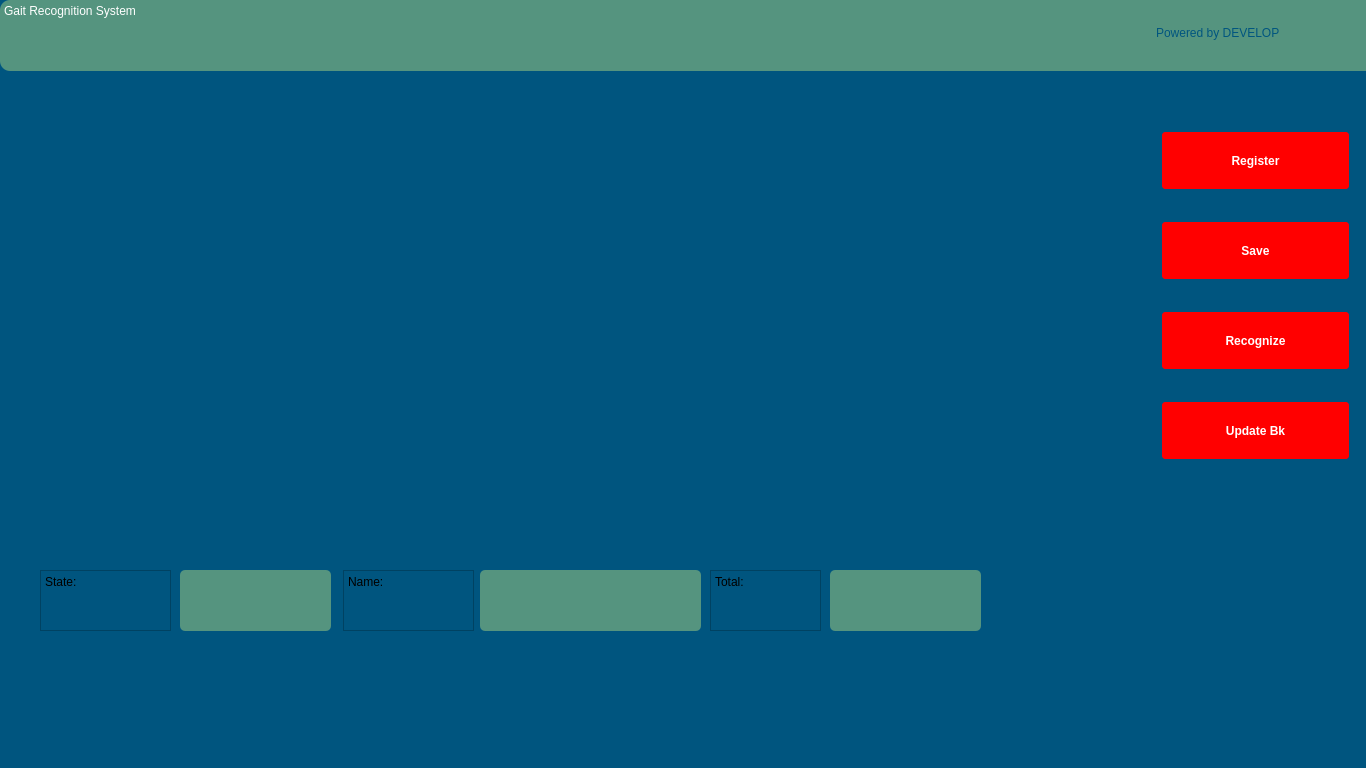
<?xml version="1.0" encoding="UTF-8"?>
<ui version="4.0">
 <class>MainWindow</class>
 <widget class="QMainWindow" name="MainWindow">
  <property name="geometry">
   <rect>
    <x>0</x>
    <y>0</y>
    <width>1366</width>
    <height>768</height>
   </rect>
  </property>
  <property name="windowTitle">
   <string>MainWindow</string>
  </property>
  <property name="styleSheet">
   <string notr="true">
font: 24pt "微软雅黑";
background-color: #00557f;
   </string>
  </property>
  <widget class="QWidget" name="centralwidget">
   <widget class="QPlainTextEdit" name="DemoName">
    <property name="geometry">
     <rect>
      <x>0</x>
      <y>0</y>
      <width>1391</width>
      <height>71</height>
     </rect>
    </property>
    <property name="styleSheet">
     <string notr="true">
font: 36pt "Arial Rounded MT Bold";
color: #ffffff;
background-color: #55947f;
border-radius: 10px;
     </string>
    </property>
    <property name="plainText">
     <string>Gait Recognition System</string>
    </property>
   </widget>
   <widget class="QPlainTextEdit" name="plainTextEdit">
    <property name="geometry">
     <rect>
      <x>1150</x>
      <y>20</y>
      <width>211</width>
      <height>41</height>
     </rect>
    </property>
    <property name="styleSheet">
     <string notr="true">
background-color: #55947f;
font: 14pt "Arial";
color: #00557f;
border: 2px solid #55947f;
border-radius: 5px;
     </string>
    </property>
    <property name="plainText">
     <string>Powered by DEVELOP</string>
    </property>
   </widget>
   <widget class="QPushButton" name="recognize">
    <property name="geometry">
     <rect>
      <x>1160</x>
      <y>310</y>
      <width>191</width>
      <height>61</height>
     </rect>
    </property>
    <property name="styleSheet">
     <string notr="true">
color: white;
background-color: red;
border: 2px solid #00557f;
border-radius: 5px;
font: bold;
     </string>
    </property>
    <property name="text">
     <string>Recognize</string>
    </property>
   </widget>
   <widget class="QTextEdit" name="state_print">
    <property name="geometry">
     <rect>
      <x>180</x>
      <y>570</y>
      <width>151</width>
      <height>61</height>
     </rect>
    </property>
    <property name="styleSheet">
     <string notr="true">
font: 18pt "Arial";
color: #ff0000;
background-color: #55947f;
border-radius: 5px;
     </string>
    </property>
   </widget>
   <widget class="QPushButton" name="save_gei">
    <property name="geometry">
     <rect>
      <x>1160</x>
      <y>220</y>
      <width>191</width>
      <height>61</height>
     </rect>
    </property>
    <property name="styleSheet">
     <string notr="true">
color: white;
background-color: red;
border: 2px solid #00557f;
border-radius: 5px;
font: bold;
     </string>
    </property>
    <property name="text">
     <string>Save</string>
    </property>
   </widget>
   <widget class="QPushButton" name="register_2">
    <property name="geometry">
     <rect>
      <x>1160</x>
      <y>130</y>
      <width>191</width>
      <height>61</height>
     </rect>
    </property>
    <property name="styleSheet">
     <string notr="true">
color: white;
background-color: red;
border: 2px solid #00557f;
border-radius: 5px;
font: bold;
     </string>
    </property>
    <property name="text">
     <string>Register</string>
    </property>
   </widget>
   <widget class="QPlainTextEdit" name="plainTextEdit_2">
    <property name="geometry">
     <rect>
      <x>40</x>
      <y>570</y>
      <width>131</width>
      <height>61</height>
     </rect>
    </property>
    <property name="plainText">
     <string>State:</string>
    </property>
   </widget>
   <widget class="QPlainTextEdit" name="plainTextEdit_3">
    <property name="geometry">
     <rect>
      <x>343</x>
      <y>570</y>
      <width>131</width>
      <height>61</height>
     </rect>
    </property>
    <property name="plainText">
     <string>Name:</string>
    </property>
   </widget>
   <widget class="QTextEdit" name="id_name">
    <property name="geometry">
     <rect>
      <x>480</x>
      <y>570</y>
      <width>221</width>
      <height>61</height>
     </rect>
    </property>
    <property name="styleSheet">
     <string notr="true">
font: 18pt "Arial";
color: #ff0000;
background-color: #55947f;
border-radius: 5px;
     </string>
    </property>
   </widget>
   <widget class="QPlainTextEdit" name="plainTextEdit_4">
    <property name="geometry">
     <rect>
      <x>710</x>
      <y>570</y>
      <width>111</width>
      <height>61</height>
     </rect>
    </property>
    <property name="plainText">
     <string>Total:</string>
    </property>
   </widget>
   <widget class="QTextEdit" name="id_num">
    <property name="geometry">
     <rect>
      <x>830</x>
      <y>570</y>
      <width>151</width>
      <height>61</height>
     </rect>
    </property>
    <property name="styleSheet">
     <string notr="true">
font: 18pt "Arial";
color: #ff0000;
background-color: #55947f;
border-radius: 5px;
     </string>
    </property>
   </widget>
   <widget class="QPushButton" name="updater">
    <property name="geometry">
     <rect>
      <x>1160</x>
      <y>400</y>
      <width>191</width>
      <height>61</height>
     </rect>
    </property>
    <property name="styleSheet">
     <string notr="true">
color: white;
background-color: red;
border: 2px solid #00557f;
border-radius: 5px;
font: bold;
     </string>
    </property>
    <property name="text">
     <string>Update Bk</string>
    </property>
   </widget>
  </widget>
  <widget class="QMenuBar" name="menubar">
   <property name="geometry">
    <rect>
     <x>0</x>
     <y>0</y>
     <width>1366</width>
     <height>47</height>
    </rect>
   </property>
  </widget>
 </widget>
 <resources/>
 <connections/>
</ui>
